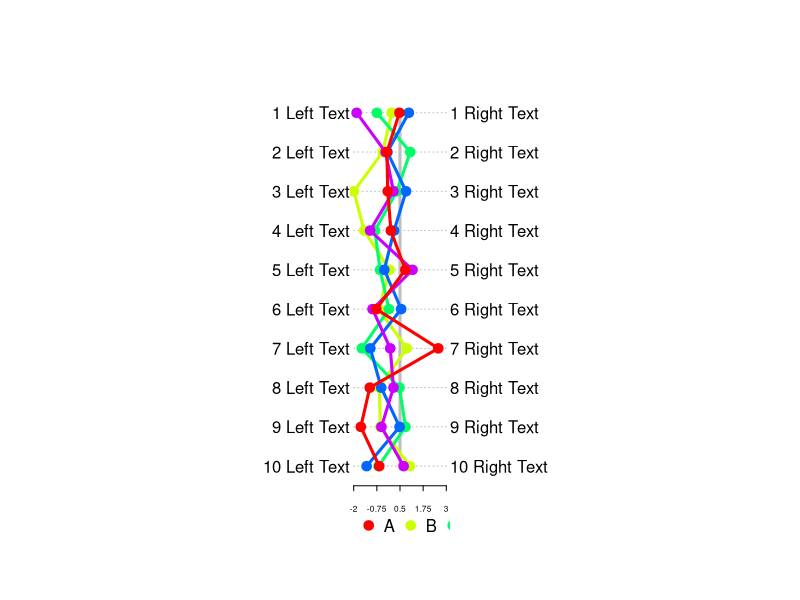

R code for this plot:
##
## profile.plot.R
## Version 1.1
##
## Patrick R. Schmid 
## prschmid@gmail.com
## May 2012
##
## Create a profile plot. 
##
## This code is based on the the profile plotting code by Detlev Reymann that can be found here:
## http://addictedtor.free.fr/graphiques/RGraphGallery.php?graph=145
##
##
profile.plot<-function(
	x,					## The matrix of data to plot. Each profile item is in a column with an appropriate column name.
						## The column names will be used as the names for the profiles in the legend.
	text.left=c(),		## The text to appear on the left hand side (same length as nrow(x))
	text.right=c(),		## The text to appear on the right hand side (same length as nrow(x))
	highlight.col=-1,	## The column index of the entry to highlight. (Default,none highlighted)
	text.width.adjust=30,	## The adjustment factor for the spacing for the text on the left and right of the plot. If you 
							## need more space,make this larger. If you need less,make it smaller.
	colours=NULL,		## The vector of colours to use for the lines. Default is rainbow()
	draw.segments=T,	## Whether or not horizontal segements should be drawn
	draw.mid=T,		## Whether or not a vertical line should be drawn down the middle of the profile plot.
	plot.legend=T,	## Whether or not to include a legend at the bottom
	legend.n.col=NA		## The number of columns that should be used in the legend
	) {

	## Find the min and max for the x-axis
	min.x=floor(min(x))
	max.x=ceiling(max(x))
	mid.x=(max.x + min.x)/2
	
	##
	## Configure the graphics output
	## 
	
	## Keep the old par() setting around so that we can reset them at the end
	par.default=par(no.readonly=T)
	
	## create new window for output
	plot.new()
	
	## Outer margin:
#	par(oma=c(0,0,0,0))
	par(omi=c(0.25,1.5,0.95,1.5))
	
	## letter size
	# par(ps=14)   
	
	## First discover text largest in size to set dimensions
	## for text and graph
	left.text.width=max(strwidth(text.left))
	right.text.width=max(strwidth(text.right))
	
	## I (Detlev Reymann) found this multiplication factor just by trail 
	## and error has to be adjusted for longer text!!
	left.text.width=left.text.width * text.width.adjust
	right.text.width=right.text.width * text.width.adjust
	
	## Define area for drawing the graph (Text is not part of the graph)
	## par(mar=c(bottom,left,top,right))
#	par(mar=c(0.5,left.text.width,0.5,right.text.width))
	par(mai=c(0,2,0,2))
	
	## Calculating the size for the caption
	## three names in one line
	if (plot.legend) {
		line.height=0.66
		caption.height=-((nrow(x)%%3)+1)*line.height
		plot.window(xlim=c(min.x,max.x),ylim=c(caption.height,nrow(x)))
	} else {
		plot.window(xlim=c(min.x,max.x),ylim=c(0,nrow(x)))
	}
	
	##
	## Let's do some plotting
	##
	
	## Configure Y-axis
	y=1:nrow(x)
	
	## Draw a dotted line for each item
	if (draw.segments) {
		segments(min.x,y,max.x,y,lty="dotted",col="gray")
	}
	
	## Draw a line for the average/neutral value
	if (draw.mid) {
		lines(c(mid.x,mid.x),c(1,nrow(x)),lwd=3,col="gray")
	}

	## The set of colours to use (if none provided)	
	if (is.null(colours)) {
		colours=rainbow(ncol(x))
	}

	## If there is some highlighting to be done,make the default line
	## solid
	if (highlight.col > 0) {
		par(lwd=4,lty="solid")
	}
		
	## Loop over all profiles (columns)
	for (i in 1:ncol(x)) {
		
		## In most cases we want one of the objects to be highlighted
		## in the graph,my own brand,the reference object etc.
		if (highlight.col == i) {
			par(lwd=3,lty=1)
		} else {
			par(lwd=3,lty="solid")
		}
		
		## Draw lines and symbols for each object
		for (j in 1:nrow(x)) {
			
			cur.y=(nrow(x)+1)-j
			
			## Draw the point
			points(x[j,i],cur.y,col=colours[(i%%length(colours))+1],pch=19)

			## Connect with lines   
			if (j > 1) {
				lines(
					c(x[j,i],x[(j-1),i]),
					c(cur.y,(cur.y+1)),
					col=colours[(i%%length(colours))+1])
			}
		}
	}
	
	## Display Text on the left
	mtext(rev(text.left),at=y,adj=1,side=2,las=2)
	
	## Display Text on the right
	mtext(rev(text.right),at=y,adj=0,side=4,las=2)
	
	##
	## Draw x-axis
	##
	
	## Set ticks for x-axis
	ticks=c(
		round(min.x,3),
		round(((min.x+mid.x)/2),3),
		round(mid.x,3),
		round(((mid.x+max.x)/2),3),
		round(max.x,3))
	
	par(cex.axis=0.5,mex=0.5)
	axis(1,at=ticks,labels=ticks,pos=0.5)
	
	##
	## Add in the legend
	##
	
	if (plot.legend) {
		if (is.na(legend.n.col)) {
			legend.n.col=ceiling(ncol(x)/2)
		}
		legend(min.x,0,legend=colnames(x),pch=19,col=colours,bg=NA,box.col=NA,ncol=legend.n.col)
	}

	## Reset all of the par() settings to what they were before we started	
	par(par.default)	
}

## Create some random data
x=matrix(rnorm(50),ncol=5)
colnames(x)=c("A","B","C","D","E")

## Some random labels for the left and right text. These labels
## need to be the same length as the number of rows in x
text.left=paste(1:nrow(x),"Left Text")
text.right=paste(1:nrow(x),"Right Text")

## Create the profile plot. See the details in profile.plot.R for 
## the details on the parameters
profile.plot(
	x,
	text.left,
	text.right,
	highlight.col=2,
	legend.n.col=5)
